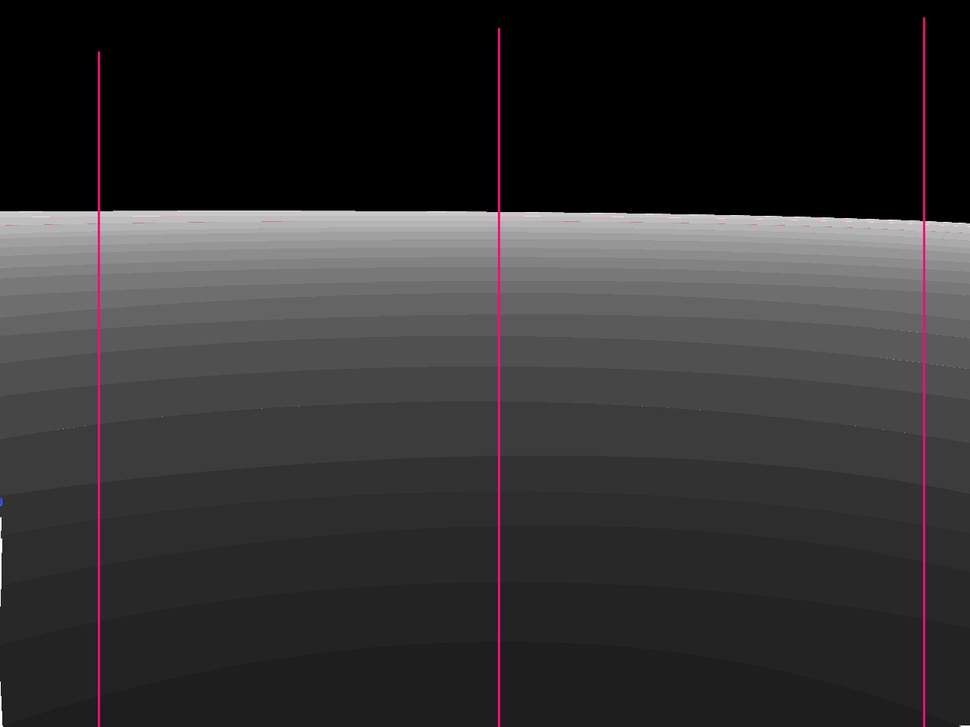
#> input picture matrix/distances-gradient.jpg, 970 x 727 px, shrunk from 1280 x 960 before the run
$ python groundMatrix.py
#> lines starting #> are read from the running program, lines starting #| are printed output that depends on the picture
import cv2
import numpy as np
from matplotlib import pyplot as plt

img = cv2.imread('matrix/distances-gradient.jpg')
#> img is the input picture: shape (727, 970, 3); mean B, G, R 49, 48.3, 49.9
edges = cv2.Canny(img,10,200)
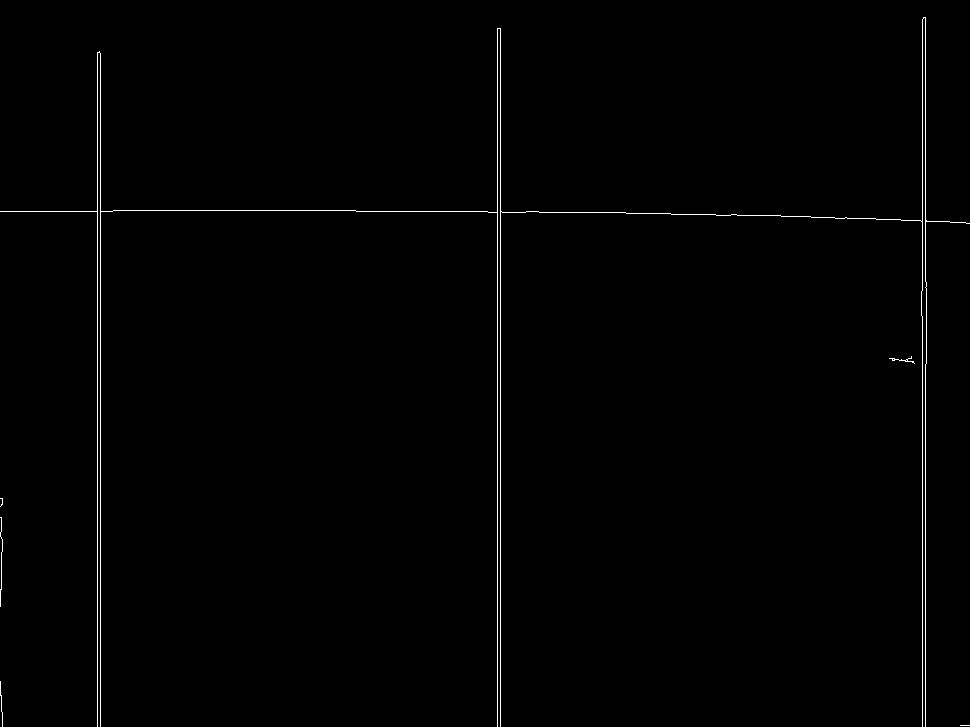
#> edges: shape (727, 970); 0.76% white in thin lines or dots


# plt.subplot(121),plt.imshow(img,cmap = 'gray')
# plt.title('Original Image'), plt.xticks([]), plt.yticks([])
# plt.subplot(122),
plt.imshow(edges,cmap = 'gray')
# plt.title('Edge Image'), plt.xticks([]), plt.yticks([])

plt.show()

# [13 lines of commented-out code are left out]
